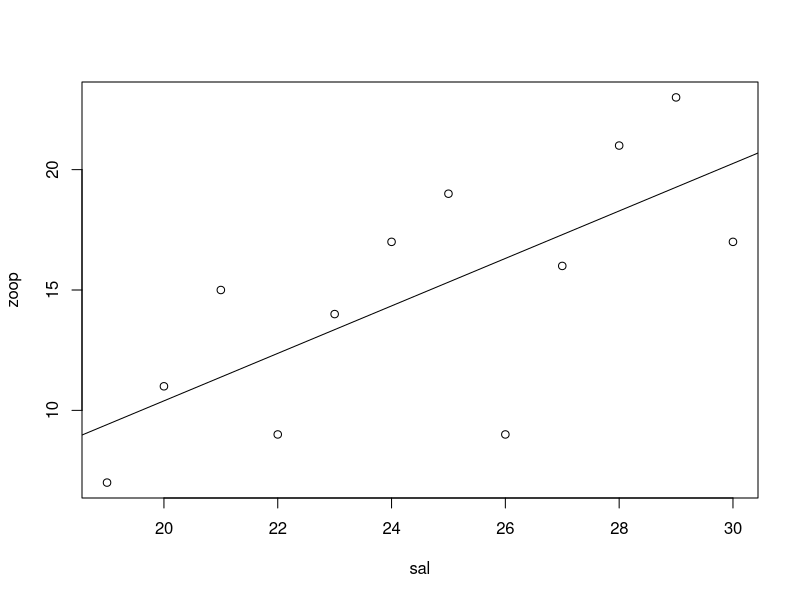
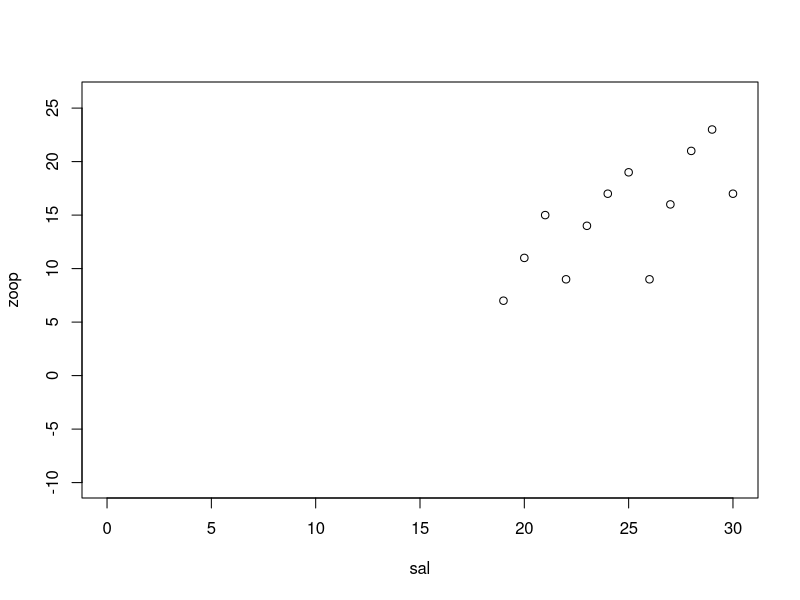
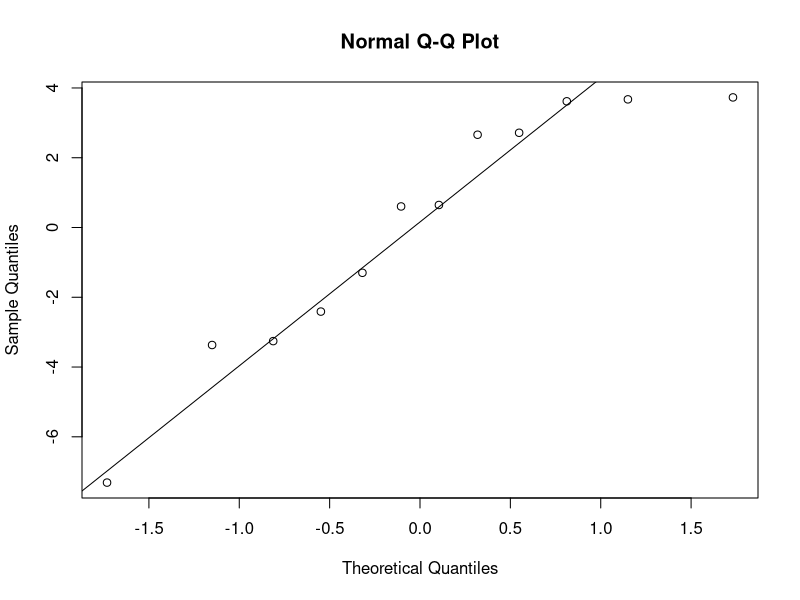

Generate these figures, in order, with R:
#REGRESSÃO E CORRELAÇÃO
#Dados do exemplo
zoop=c(7,11,15,9,14,17,
       19,9,16,21,23,17)
sal=c(19:30)
plot(zoop~sal)

#Análise de regressão
reg=lm(zoop~sal)
reg #a e b
#Plotando a linha de ajuste
abline(reg)
#Escalas em zero
plot(zoop~sal,xlim=c(0,30),
     ylim=c(-10,26))

#Análise dos resíduos
res=reg$residuals
#Teste de normalidade dos resíduos
qqnorm(res)
qqline(res)
shapiro.test(res) # p>0.05 então é normal

#Análise de correlação
cor(zoop,sal)
r=cor(sal,zoop) #Coef de corr
r2=r^2 #Coef de determinação
r2

summary(reg)
